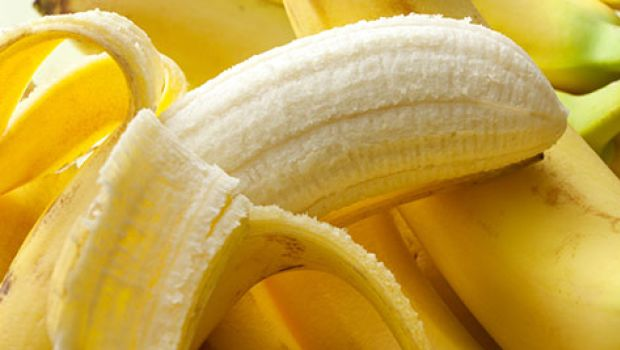
//> input picture opencv/cpp/sample/banana-peel_620x350_71497523358.jpg, 620 x 350 px, given in place of the camera
$ ./calcHist_rgb   (built with g++ and OpenCV 4)
//> lines starting //> are read from the running program, lines starting //| are printed output that depends on the picture
### opencv/cpp/cap_open.h
//-------------------------------------------------------------------------------------------
/*! \file    cap_open.h
    \brief   Opening a camera device or stream.
    \author  Akihiko Yamaguchi, info@akihikoy.net
    \version 0.1
    \date    Feb.08, 2017
*/
//-------------------------------------------------------------------------------------------
#ifndef cap_open_h
#define cap_open_h
//-------------------------------------------------------------------------------------------
#include <opencv2/core/core.hpp>
#include <opencv2/highgui/highgui.hpp>
#include <iostream>
#include <cstdlib>  // strtol, atol
//-------------------------------------------------------------------------------------------
// namespace loco_rabbits
// {
//-------------------------------------------------------------------------------------------

inline bool IsInt(const std::string &s)
{
  if(s.empty() || std::isspace(s[0]))  return false;
  char *p;
  strtol(s.c_str(), &p, 10);
  return (*p == 0);
}
//-------------------------------------------------------------------------------------------

inline int ToInt(const std::string &s)
{
  return atol(s.c_str());
}
//-------------------------------------------------------------------------------------------

cv::VideoCapture CapOpen(const std::string &src, int width=0, int height=0, const std::string &fourcc="")
{
  cv::VideoCapture cap;
  if(IsInt(src))
  {
    int dev_id= ToInt(src);
    cap.open(dev_id); cap.release();  // Trick of robust open
    cap.open(dev_id);
  }
  else
  {
    cap.open(src);
  }
  if(!cap.isOpened())
  {
    std::cerr<<"Failed to open camera: "<<src<<std::endl;
    return cap;
  }
  std::cerr<<"Opened camera: "<<src<<std::endl;
  if(fourcc.size()>0)  cap.set(cv::CAP_PROP_FOURCC,cv::VideoWriter::fourcc(fourcc[0],fourcc[1],fourcc[2],fourcc[3]));
  if(width!=0)   cap.set(cv::CAP_PROP_FRAME_WIDTH, width);
  if(height!=0)  cap.set(cv::CAP_PROP_FRAME_HEIGHT, height);
  return cap;
}
//-------------------------------------------------------------------------------------------

struct TCapture
{
  cv::VideoCapture C;
  std::string DevID;  // Video device ID (int) or Video/stream path (string
  int CapWidth;
  int CapHeight;
  std::string PixelFormat;

  // [32 lines left out: functions Open, Reopen, WaitReopen, Read, not called in this run]
  TCapture& operator>>(cv::Mat &frame)
    {
      Read(frame);
      return *this;
    }
};
//-------------------------------------------------------------------------------------------


//-------------------------------------------------------------------------------------------
// }  // end of loco_rabbits
//-------------------------------------------------------------------------------------------
#endif // cap_open_h
//-------------------------------------------------------------------------------------------

### opencv/cpp/calcHist_rgb.cpp
// g++ -I -Wall calcHist_rgb.cpp -o calcHist_rgb.out -lopencv_core -lopencv_imgproc -lopencv_highgui -lopencv_videoio -I/usr/include/opencv4

// src. opencv/samples/cpp/tutorial_code/Histograms_Matching/calcHist_Demo.cpp

/**
 * @function calcHist_Demo.cpp
 * @brief Demo code to use the function calcHist
 * @author
 */

#include "opencv2/highgui/highgui.hpp"
#include "opencv2/imgproc/imgproc.hpp"
#include <iostream>
#include <stdio.h>
#include "cap_open.h"

using namespace std;
using namespace cv;

/**
 * @function main
 */
int main( int argc, char** argv )
{
  cv::VideoCapture cap;
  if(argc>=2)  cap= CapOpen(argv[1], /*width=*/0, /*height=*/0);
  else         cap= CapOpen("0", /*width=*/0, /*height=*/0);
  if(!cap.isOpened())  return -1;

  Mat src;
  namedWindow("camera", WINDOW_AUTOSIZE );
  namedWindow("calcHist Demo", WINDOW_AUTOSIZE );

  while(1)
  {
    cap >> src;
//> src is the input picture: 350 rows x 620 cols, CV_8UC3; mean B, G, R 71.8, 164.8, 199.4

    /// Separate the image in 3 places ( B, G and R )
    vector<Mat> bgr_planes;
    split( src, bgr_planes );
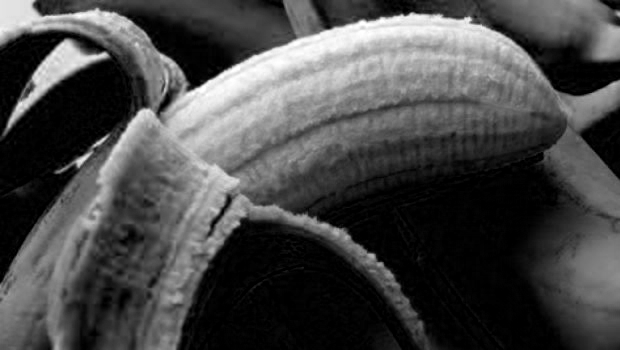
//> bgr_planes[0]: 350 rows x 620 cols, CV_8UC1; min 0, max 255, mean 71.8
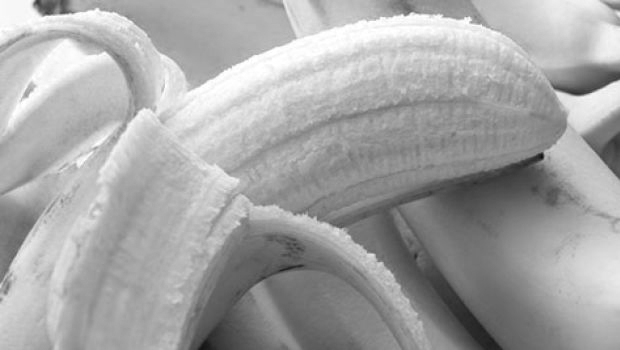
//> bgr_planes[1]: 350 rows x 620 cols, CV_8UC1; min 12, max 255, mean 164.8
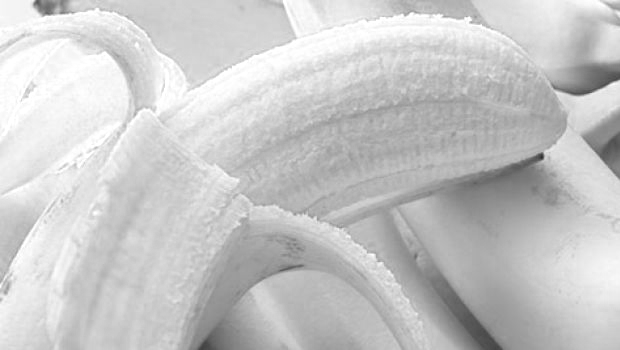
//> bgr_planes[2]: 350 rows x 620 cols, CV_8UC1; min 43, max 255, mean 199.4

    /// Establish the number of bins
    int histSize = 256;

    /// Set the ranges ( for B,G,R) )
    float range[] = { 0, 256 } ;
    const float* histRange = { range };

    bool uniform = true; bool accumulate = false;

    Mat b_hist, g_hist, r_hist;

    /// Compute the histograms:
    calcHist( &bgr_planes[0], 1, 0, Mat(), b_hist, 1, &histSize, &histRange, uniform, accumulate );
//> b_hist = 256 values, max 22189 at index 0, min 46 at index 254, mean 847.7
    calcHist( &bgr_planes[1], 1, 0, Mat(), g_hist, 1, &histSize, &histRange, uniform, accumulate );
//> g_hist = 256 values, max 2371 at index 171, min 0 at index 0, mean 847.7
    calcHist( &bgr_planes[2], 1, 0, Mat(), r_hist, 1, &histSize, &histRange, uniform, accumulate );
//> r_hist = 256 values, max 3614 at index 209, min 0 at index 0, mean 847.7

    // Draw the histograms for B, G and R
    int hist_w = 512; int hist_h = 400;
    int bin_w = cvRound( (double) hist_w/histSize );

    Mat histImage( hist_h, hist_w, CV_8UC3, Scalar( 0,0,0) );

    /// Normalize the result to [ 0, histImage.rows ]
    normalize(b_hist, b_hist, 0, histImage.rows, NORM_MINMAX, -1, Mat() );
//> b_hist = 256 values, max 400 at index 0, min 0 at index 254, mean 14.48
    normalize(g_hist, g_hist, 0, histImage.rows, NORM_MINMAX, -1, Mat() );
//> g_hist = 256 values, max 400 at index 171, min 0 at index 0, mean 143
    normalize(r_hist, r_hist, 0, histImage.rows, NORM_MINMAX, -1, Mat() );
//> r_hist = 256 values, max 400 at index 209, min 0 at index 0, mean 93.82

    /// Draw for each channel
    for( int i = 1; i < histSize; i++ )
    {
        line( histImage, Point( bin_w*(i-1), hist_h - cvRound(b_hist.at<float>(i-1)) ) ,
                        Point( bin_w*(i), hist_h - cvRound(b_hist.at<float>(i)) ),
                        Scalar( 255, 0, 0), 2, 8, 0  );
        line( histImage, Point( bin_w*(i-1), hist_h - cvRound(g_hist.at<float>(i-1)) ) ,
                        Point( bin_w*(i), hist_h - cvRound(g_hist.at<float>(i)) ),
                        Scalar( 0, 255, 0), 2, 8, 0  );
        line( histImage, Point( bin_w*(i-1), hist_h - cvRound(r_hist.at<float>(i-1)) ) ,
                        Point( bin_w*(i), hist_h - cvRound(r_hist.at<float>(i)) ),
                        Scalar( 0, 0, 255), 2, 8, 0  );
    }
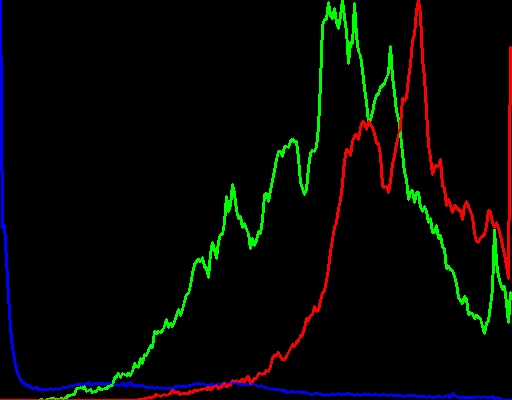
//> histImage: 400 rows x 512 cols, CV_8UC3; mean B, G, R 3.1, 6.8, 5.4

    /// Display
    imshow("camera", src );
    imshow("calcHist Demo", histImage );
    char c(cv::waitKey(10));
//> the 'q' key is pressed
    if(c=='\x1b'||c=='q') break;
  }

  return 0;
}

$ run again, on opencv/cpp/sample/containers.png
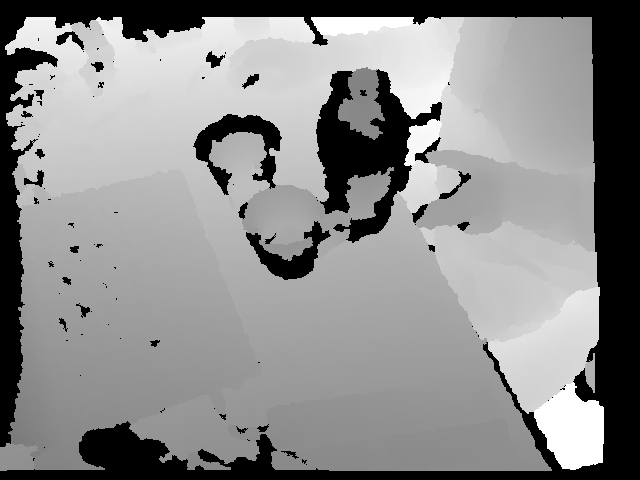
//> input picture opencv/cpp/sample/containers.png, 640 x 480 px, given in place of the camera
//> src is the input picture: 480 rows x 640 cols, CV_8UC3; min 0, max 255, mean 139.5
//> `calcHist( &bgr_planes[0], 1, 0, Mat(), b_hist, 1, &histSize, &histRang..`: b_hist = 256 values, max 68686 at index 0, min 0 at index 1, mean 1200
//> `calcHist( &bgr_planes[1], 1, 0, Mat(), g_hist, 1, &histSize, &histRang..`: g_hist has the same summary as b_hist
//> `calcHist( &bgr_planes[2], 1, 0, Mat(), r_hist, 1, &histSize, &histRang..`: r_hist has the same summary as b_hist
//> `normalize(b_hist, b_hist, 0, histImage.rows, NORM_MINMAX, -1, Mat() );`: b_hist = 256 values, max 400 at index 0, min 0 at index 1, mean 6.99
//> `normalize(g_hist, g_hist, 0, histImage.rows, NORM_MINMAX, -1, Mat() );`: g_hist has the same summary as b_hist
//> `normalize(r_hist, r_hist, 0, histImage.rows, NORM_MINMAX, -1, Mat() );`: r_hist has the same summary as b_hist
//> after the loop `for( int i = 1; i < histSize; i++ )`:
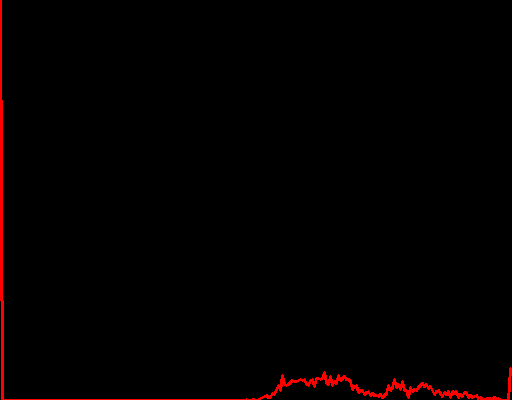
//> histImage: 400 rows x 512 cols, CV_8UC3; mean B, G, R 0, 0, 3.3
